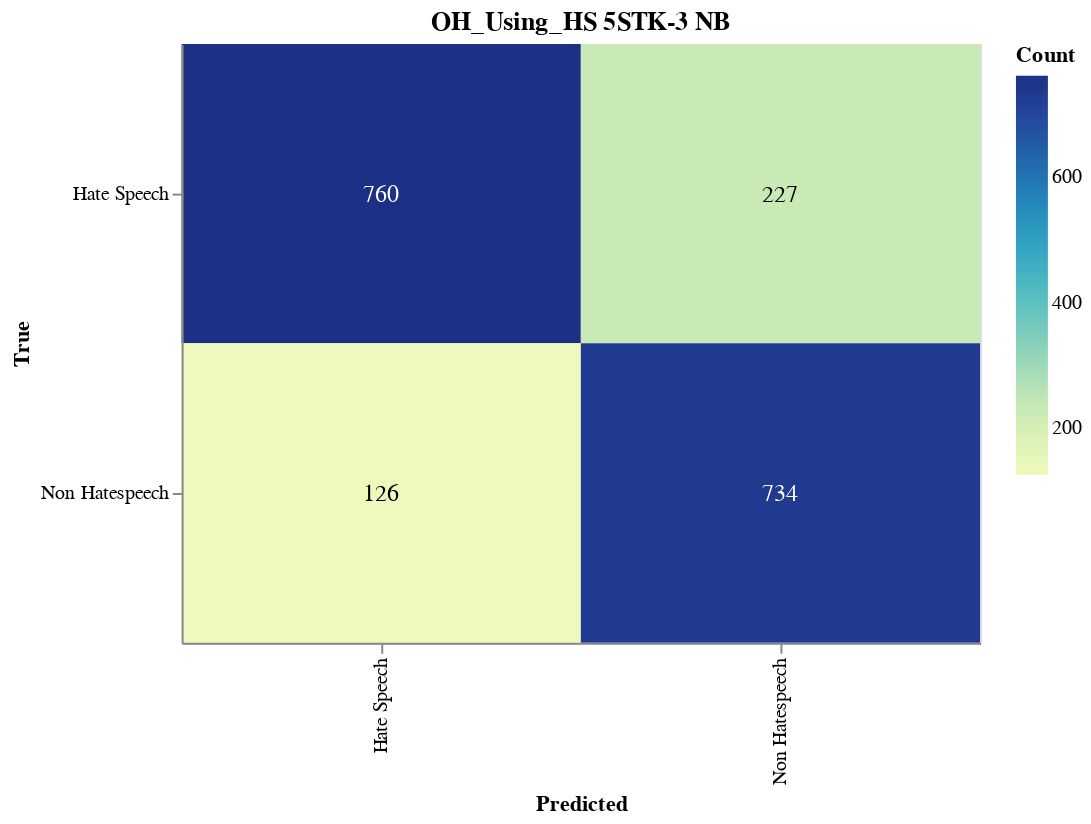

The notebook cell saved with this chart:
### Markdown cell above
#### Save CM

### Code cell
import altair as alt
import altair_saver
import pandas as pd
from sklearn.metrics import confusion_matrix

# Calculate the confusion matrix
cm = confusion_matrix(y_val, adjusted_predictions)

# Define class names
class_names = ['Hate Speech', 'Non Hatespeech']

# Convert confusion matrix to DataFrame
cm_df = pd.DataFrame(cm, index=class_names, columns=class_names).reset_index().melt(id_vars='index')
cm_df.columns = ['True', 'Predicted', 'Count']

# Ensure the order of categories
cm_df['True'] = pd.Categorical(cm_df['True'], categories=class_names, ordered=True)
cm_df['Predicted'] = pd.Categorical(cm_df['Predicted'], categories=class_names, ordered=True)

# Create the Altair plot
heatmap = alt.Chart(cm_df).mark_rect().encode(
    x=alt.X('Predicted:O', sort=class_names),
    y=alt.Y('True:O', sort=class_names),
    color='Count:Q',
    tooltip=['True', 'Predicted', 'Count']
).properties(
    width=400,
    height=300,
    title='OH_Using_HS 5STK-3 NB'
)

# Add text labels
text = heatmap.mark_text(
    align='center',
    baseline='middle',
    fontSize=12
).encode(
    text='Count:Q',
    color=alt.condition(
        alt.datum.Count > cm.max() / 2,
        alt.value('white'),
        alt.value('black')
    )
)

# Combine heatmap and text
final_chart = heatmap + text

# Display the plot
final_chart.show()

### Figure 1 — Vega-Lite specification as saved in the notebook (floating-point values rounded to 4 significant figures)
{"config": {"view": {"continuousWidth": 300, "continuousHeight": 300}}, "layer": [{"mark": {"type": "rect"}, "encoding": {"color": {"field": "Count", "type": "quantitative"}, "tooltip": [{"field": "True", "type": "ordinal"}, {"field": "Predicted", "type": "ordinal"}, {"field": "Count", "type": "quantitative"}], "x": {"field": "Predicted", "sort": ["Hate Speech", "Non Hatespeech"], "type": "ordinal"}, "y": {"field": "True", "sort": ["Hate Speech", "Non Hatespeech"], "type": "ordinal"}}, "title": "OH_Using_HS 5STK-3 NB"}, {"mark": {"type": "text", "align": "center", "baseline": "middle", "fontSize": 12}, "encoding": {"color": {"condition": {"test": "(datum.Count > 380.0)", "value": "white"}, "value": "black"}, "text": {"field": "Count", "type": "quantitative"}, "tooltip": [{"field": "True", "type": "ordinal"}, {"field": "Predicted", "type": "ordinal"}, {"field": "Count", "type": "quantitative"}], "x": {"field": "Predicted", "sort": ["Hate Speech", "Non Hatespeech"], "type": "ordinal"}, "y": {"field": "True", "sort": ["Hate Speech", "Non Hatespeech"], "type": "ordinal"}}, "title": "OH_Using_HS 5STK-3 NB"}], "data": {"name": "data-8cfcfaec5a7c00ed1cc2bc13eb83540c"}, "height": 300, "width": 400, "$schema": "https://vega.github.io/schema/vega-lite/v5.17.0.json", "datasets": {"data-8cfcfaec5a7c00ed1cc2bc13eb83540c": [{"True": "Hate Speech", "Predicted": "Hate Speech", "Count": 760}, {"True": "Non Hatespeech", "Predicted": "Hate Speech", "Count": 126}, {"True": "Hate Speech", "Predicted": "Non Hatespeech", "Count": 227}, {"True": "Non Hatespeech", "Predicted": "Non Hatespeech", "Count": 734}]}}
